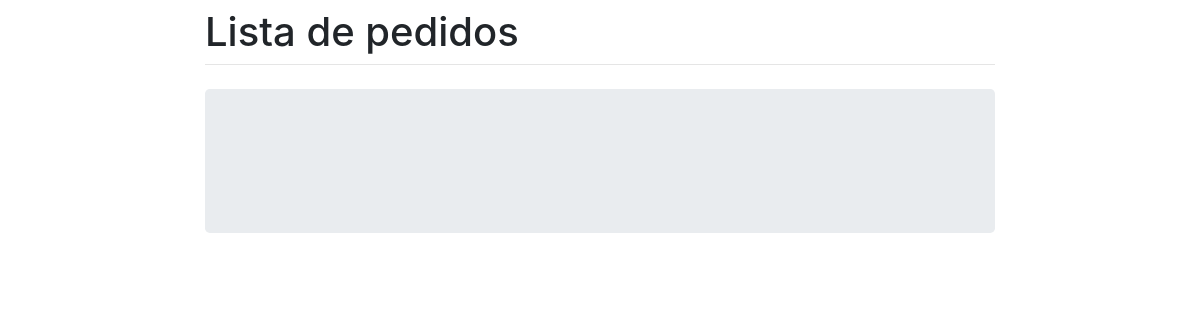
/clientes/listapedidos/ (signed in), run on an earlier commit of the app's database.
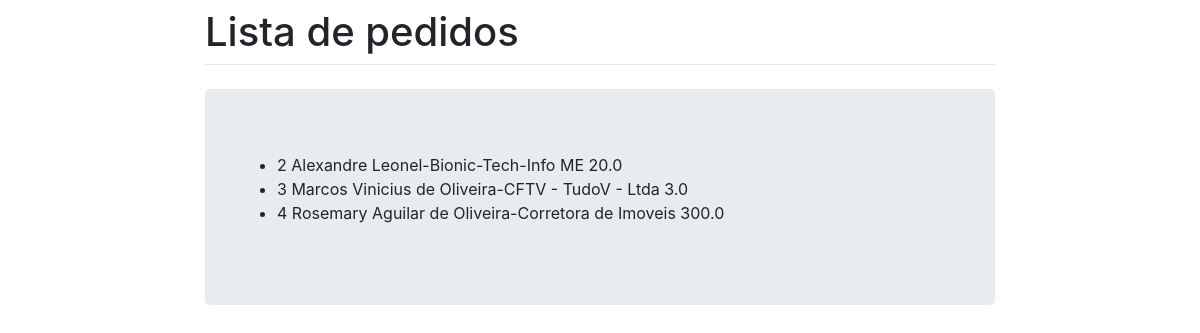
And on a later commit of the database.
### clientes/models.py (models this page shows, shortened)
class Pedidos(models.Model):
    ped_id = models.AutoField(primary_key=True, unique=True)
    ped_dt = models.DateField(auto_now=True)
    ped_nomecli = models.CharField(max_length=50)
    ped_enderco = models.CharField(max_length =100)
    ped_qte = models.PositiveIntegerField(default=0)
    ped_vluntario = models.FloatField(default=0)
    ped_vltotalitem = models.FloatField(default=0)
    ped_vltotalpedido = models.FloatField(default=0)
    cli_id = models.ForeignKey('Clientes', on_delete=models.CASCADE)

class Clientes(models.Model):
    cli_id = models.AutoField(primary_key=True, unique=True)
    cli_nome = models.CharField(max_length=50)
    cli_fantasia = models.CharField(max_length=50, blank=True)
    cli_dtcad = models.DateField(auto_now=True)
    cli_endereco = models.CharField(max_length=100)
    cli_numero = models.CharField(max_length=5)
    cli_cpe = models.CharField(max_length=8)
    cli_cidade = models.CharField(max_length=30)
    cli_uf = models.CharField(max_length=2)
    cli_cpf = models.CharField(max_length=11, unique=True, blank=True)
    cli_insest = models.CharField(max_length=11, blank=True)
    cli_fone1 = models.CharField(max_length=11, blank=True)
    cli_fone2 = models.CharField(max_length=11, blank=True)
    cli_email = models.CharField(max_length=30)
    cli_histotrico = models.TextField(max_length=200, blank=True)
    def __str__(self):
        return self.cli_nome+ '-' +self.cli_fantasia

### clientes/views.py (the view)
# urls.py: path('listapedidos/', views.visualizarPedido, name="listapedidos"),
@login_required
def visualizarPedido(request):
    pedido = Pedidos.objects.all()
    return render(request, 'clientes/verPed.html', {'pedido':pedido})

### clientes/templates/clientes/verPed.html (shortened to what this page needs)
{% extends 'base2.html' %}
{% load crispy_forms_tags %}
{% block titulo %}Lista de pedidos{% endblock %}
    {% block content %}
        <ul>
        {% for ped in pedido.all %}
            <li>
                {{ ped.ped_id }}
                {{ ped.cli_id }}
                {{ ped.ped_vltotalpedido }}
            </li>
        {% endfor %}
        </ul>
    {% endblock %}

### templates/base2.html (shortened to what this page needs)
<!doctype html>
<html lang= "en" >
<head>
<link rel= "stylesheet" href= "https://stackpath.bootstrapcdn.com/bootstrap/4.1.3/css/bootstrap.min.css">
</head>
<body>
    <div class= "row justify-content-center">
        <div class= "col-8" >
            <h1 class= "mt-2" >{% block titulo %}{% endblock %}</h1>
            <hr class= "mt-0 mb-4">
            <div class="jumbotron">
                {% block content %}
                {% endblock %}
            </div>
        </div>
    </div>
</body>
</html>

What changed in the data, as far as the page shows it:
added Pedidos: ped_id "2", cli_id "Alexandre Leonel-Bionic-Tech-Info ME", ped_vltotalpedido "20.0"
added Pedidos: ped_id "3", cli_id "Marcos Vinicius de Oliveira-CFTV - TudoV - Ltda", ped_vltotalpedido "3.0"
added Pedidos: ped_id "4", cli_id "Rosemary Aguilar de Oliveira-Corretora de Imoveis", ped_vltotalpedido "300.0"
